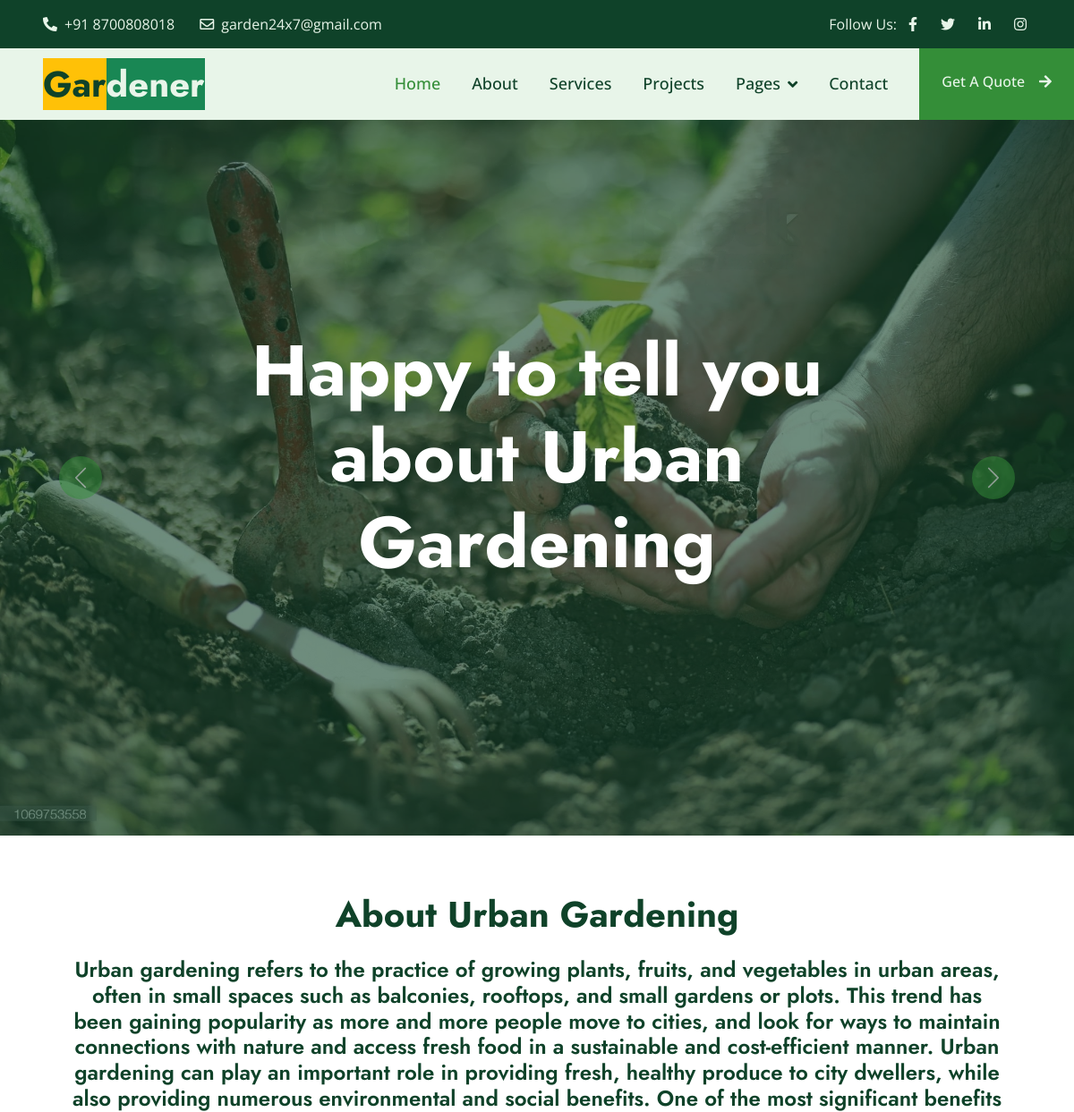
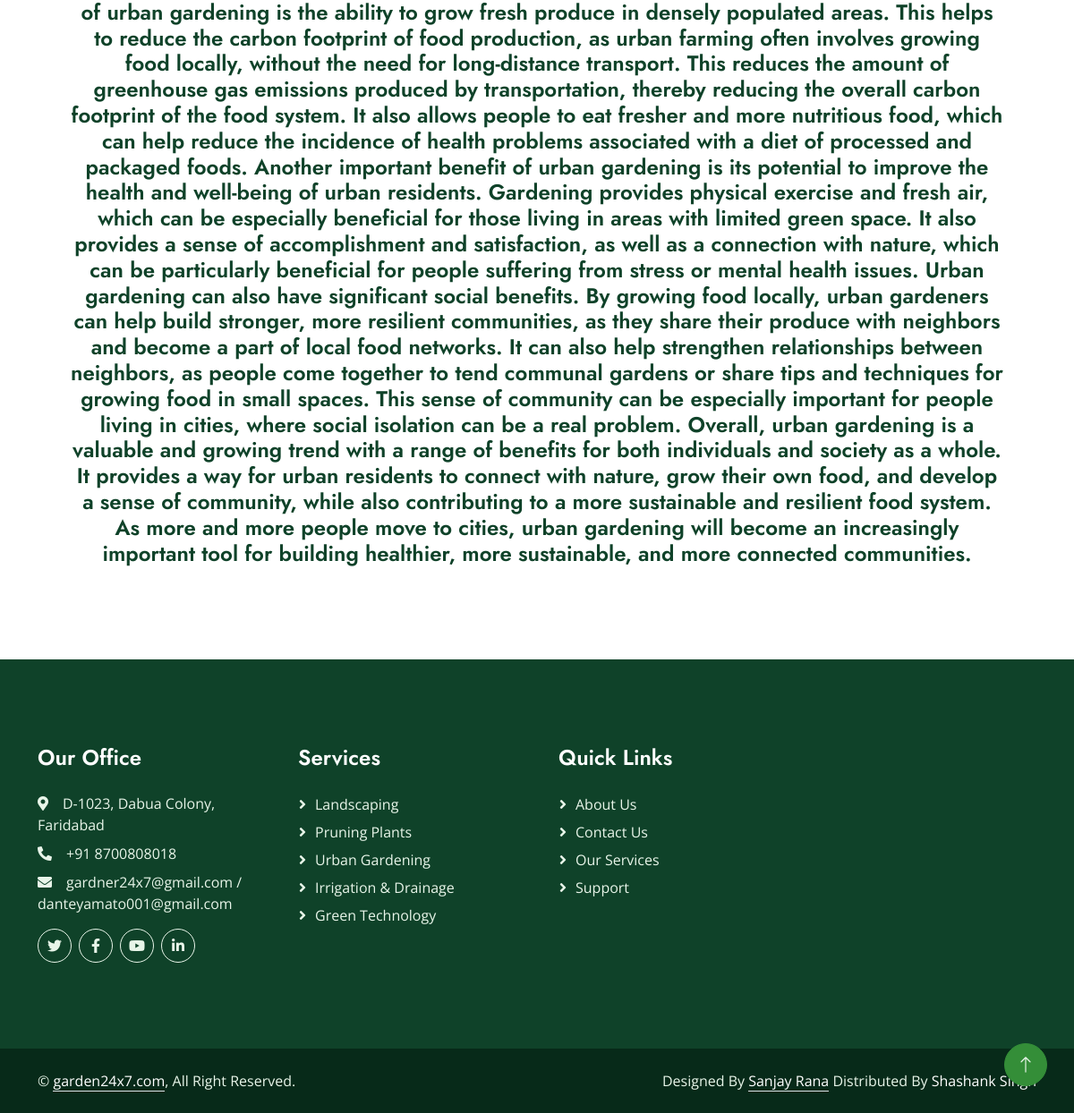
The app's page /descriptions/4/ with its own data (2 pictures, top to bottom).
### Mainapp/models.py (models this page shows, shortened)
class services(models.Model):
     id= models.AutoField(primary_key=True)
     name= models.CharField(max_length= 50)
     description = models.TextField(max_length=1000)
     description2 = models.TextField(default=None,blank=True,null=True)
     picture1= models.ImageField(upload_to="service_images")
     picture3= models.ImageField(upload_to="service_images",default=None,blank=True,null=True)
     picture4= models.ImageField(upload_to="service_images",default=None,blank=True,null=True)
     picture5= models.ImageField(upload_to="service_images",default=None,blank=True,null=True)
     picture6= models.ImageField(upload_to="service_images",default=None,blank=True,null=True)
     picture2= models.ImageField(upload_to="service_images",default=None,blank=True,null=True)

### Mainapp/views.py (the view)
# urls.py: path("descriptions/<int:num>/",Mainapp.descriptionpage)
def descriptionpage(request,num):
   data = services.objects.get(id=num)
   return render(request,"description.html",{"data":data})

### Mainapp/templates/description.html (shortened to what this page needs)
{% extends "index.html" %}
{% block body %}
<div class="container-fluid p-0 wow fadeIn" data-wow-delay="0.1s">
    <div id="header-carousel" class="carousel slide" data-bs-ride="carousel">
        <div class="carousel-inner">
            <div class="carousel-item active">
                <img class="w-100" src="{{data.picture1.url}}" alt="Image" height="800px">
                <div class="carousel-caption">
                    <div class="container">
                        <div class="row justify-content-center">
                            <div class="col-lg-8">
                                <h1 class="display-1 text-white mb-5 animated slideInDown">Happy to tell you about {{data.name}}</h1>
                            </div>
                        </div>
                    </div>
                </div>
            </div>
        </div>
        <button class="carousel-control-prev" type="button" data-bs-target="#header-carousel"
            data-bs-slide="prev">
            <span class="carousel-control-prev-icon" aria-hidden="true"></span>
        </button>
        <button class="carousel-control-next" type="button" data-bs-target="#header-carousel"
            data-bs-slide="next">
            <span class="carousel-control-next-icon" aria-hidden="true"></span>
        </button>
    </div>
</div>
  <div class="container p-5">
    <h1 class="text-center p-3">About {{data.name}}</h1>
    <h4 class="text-center">{{data.description2}}</h4>
  </div>
{% endblock body %}

### Mainapp/static/css/style.css (style rules this page uses)
:root { --primary: #348E38; --secondary: #525368; --light: #E8F5E9; --dark: #0F4229; }
h1, .h1, h2, .h2, .fw-bold { font-weight: 700 !important; }
h3, .h3, h4, .h4, .fw-medium { font-weight: 600 !important; }
.carousel-caption { top: 0; left: 0; right: 0; bottom: 0; display: flex; align-items: center; justify-content: center; text-align: center; background: rgba(15, 66, 41, .6); z-index: 1; }
.carousel-control-prev, .carousel-control-next { width: 15%; }
.carousel-control-prev-icon, .carousel-control-next-icon { width: 3rem; height: 3rem; border-radius: 3rem; background-color: var(--primary); border: 10px solid var(--primary); }

### records on screen
services: picture1 (picture), name "Urban Gardening", description2 "Urban gardening refers to the practice of growing plants, fruits, and vegetables in urban areas, often in small spaces such as balconies, rooftops, and small gardens or plots. This trend has been gaining popularity as more and more people move to cities, and look for ways to maintain connections with nature and access fresh food in a sustainable and cost-efficient manner. Urban gardening can play an important role in providing fresh, healthy produce to city dwellers, while also providing numerous environmental and social benefits. One of the most significant benefits of urban gardening is the ability to grow fresh produce in densely populated areas. This helps to reduce the carbon footprint…"
